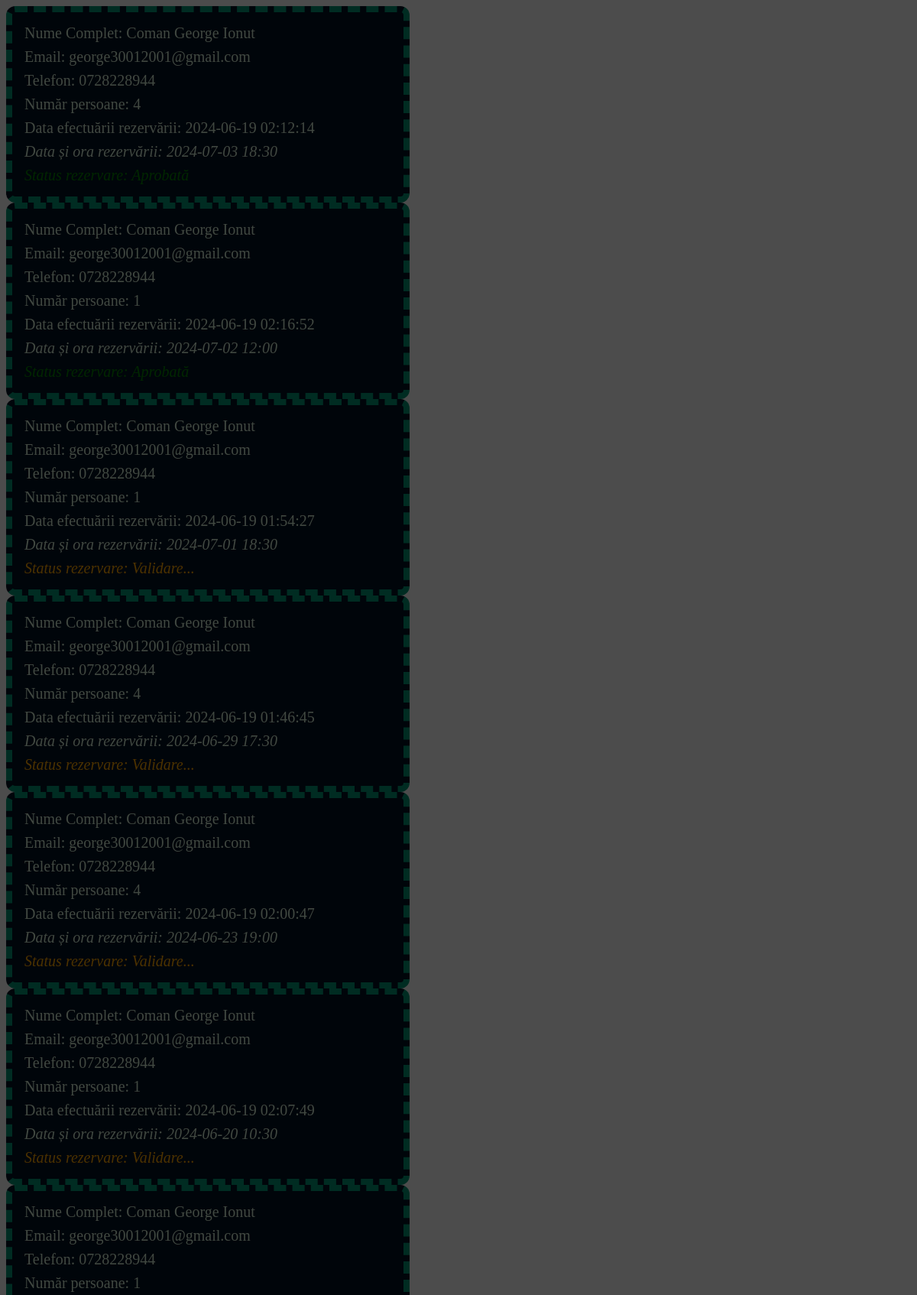
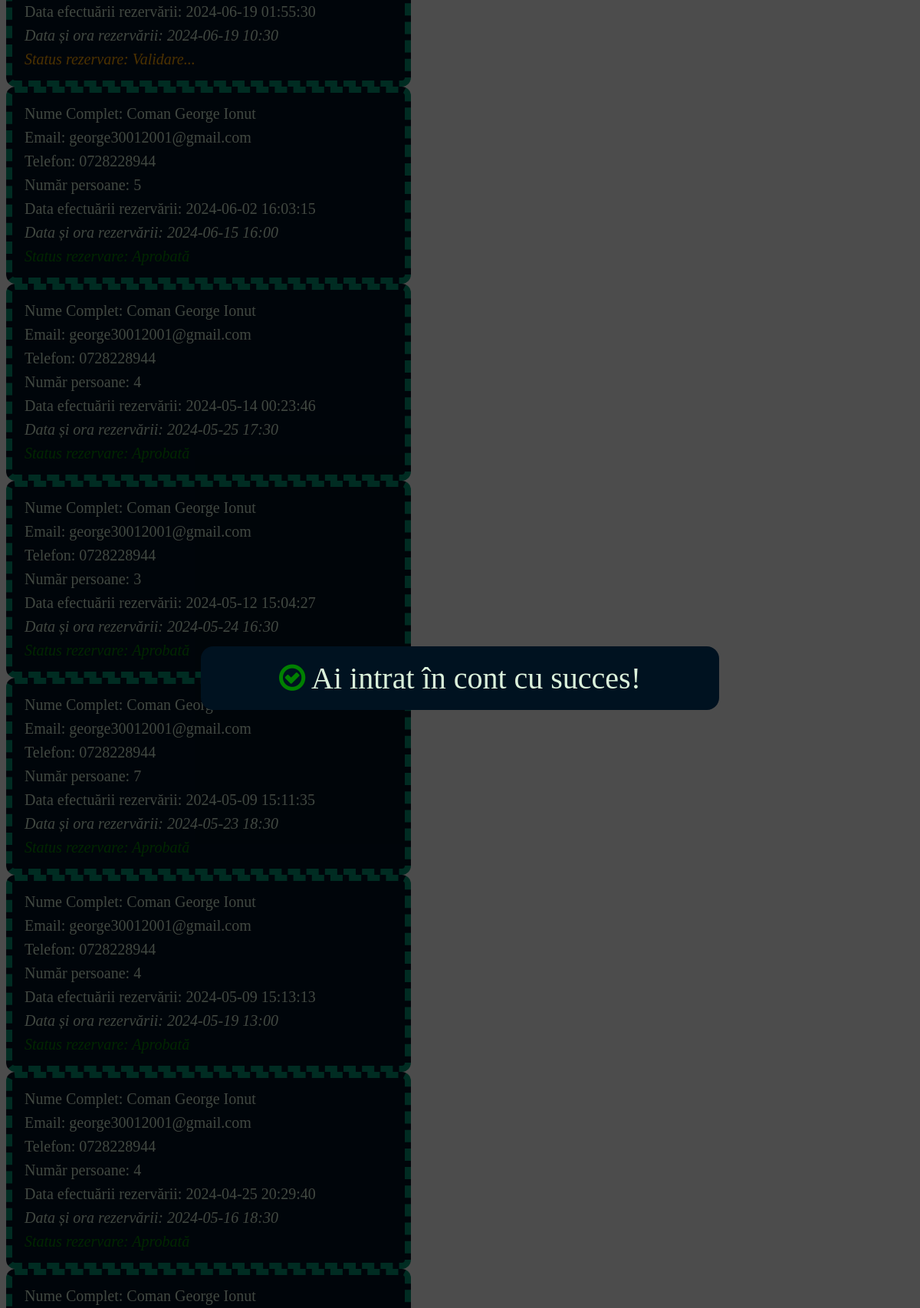
/procesare-rezervarile-mele.php (signed in, upper part), run on the app's committed database (2 pictures, top to bottom).
### tables this page shows
CREATE TABLE `rezervari` (
  `idrezervare` int NOT NULL AUTO_INCREMENT,
  `idcont` int NOT NULL,
  `numar_persoane` int NOT NULL,
  `data_rezervare` date NOT NULL,
  `ora_rezervare` varchar(45) NOT NULL,
  `nume_complet` varchar(255) NOT NULL,
  `telefon_rezervare` varchar(45) NOT NULL,
  `email_rezervare` varchar(255) NOT NULL,
  `status_rezervare` varchar(255) NOT NULL,
  `data_ora_rezervarii` datetime NOT NULL,
  PRIMARY KEY (`idrezervare`),
  KEY `rezervari_fk_1_idx` (`idcont`),
  CONSTRAINT `rezervari_fk_1` FOREIGN KEY (`idcont`) REFERENCES `conturi` (`idcont`) ON DELETE CASCADE ON UPDATE CASCADE
);

### procesare-rezervarile-mele.php (the view, shortened to what this page needs)
<?php
include 'sessionstart.php';
?>
<!DOCTYPE html>
<html lang="en">
<head>
    <link rel="stylesheet" href="https://cdnjs.cloudflare.com/ajax/libs/font-awesome/4.7.0/css/font-awesome.min.css">
</head>
<body>
    <?php
    $result_select_rezervari_utilizator = mysqli_query($conn, "SELECT * FROM rezervari WHERE idcont ='$idCont' ORDER BY data_rezervare DESC LIMIT 20");
    if (mysqli_num_rows($result_select_rezervari_utilizator) > 0) {
        while ($row = mysqli_fetch_assoc($result_select_rezervari_utilizator)) {
            $nume_complet = $row["nume_complet"];
            $email_rezervare = $row["email_rezervare"];
            $telefon_rezervare = $row["telefon_rezervare"];
            $data_rezervare = $row["data_rezervare"];
            $ora_rezervare = $row["ora_rezervare"];
            $status_rezervare = $row["status_rezervare"];
            $numar_persoane = $row["numar_persoane"];
            $data_ora_rezervare = $row["data_ora_rezervarii"]
    ?>
            <div class="rezervare-container">
                <p>Nume Complet: <?php echo $nume_complet; ?></p>
                <p>Email: <?php echo $email_rezervare; ?></p>
                <p>Telefon: <?php echo $telefon_rezervare ?></p>
                <p>Număr persoane: <?php echo $numar_persoane ?></p>
                <p>Data efectuării rezervării: <?php echo $data_ora_rezervare ?></p>
                <p style="font-style: italic;">Data și ora rezervării: <?php echo $data_rezervare; ?> <?php echo $ora_rezervare; ?></p>
                <?php
                if ($status_rezervare === "Validare...") {
                ?>
                    <p style="color:orange;font-style: italic;">Status rezervare: <?php echo $status_rezervare; ?></p>
                <?php
                }
                if ($status_rezervare === "Aprobată") {
                ?>
                    <p style="color:green;font-style: italic;">Status rezervare: <?php echo $status_rezervare; ?></p>
                <?php
                }
                ?>
            </div>
        <?php
        }
    } else {
        ?>
        <div style="font-size:5vh;">
            Nu ai efectutat rezervări!
        </div>
    <?php
    }
    ?>
</body>
</html>

### procesare-rezervarile-mele.php (style rules this page uses)
.rezervare-container { background-color: #001220; color: rgb(219, 241, 219); display: flex; flex-direction: column; width: 60vh; gap: 1vh; padding: 2vh 2vh; text-align: left; border: 1vh #009473 dashed; border-radius: 1.5vh; }
.rezervare-container p { margin: 0; font-size: 2.5vh; }
* { font-family: "Bree Serif", serif; font-weight: 400; font-style: normal; }

### data on the page
rezervari: nume_complet "Coman George Ionut", email_rezervare "george30012001@gmail.com", telefon_rezervare "0728228944", numar_persoane "4", data_ora_rezervarii "2024-06-19 02:12:14", data_rezervare "2024-07-03", ora_rezervare "18:30"
rezervari: nume_complet "Coman George Ionut", email_rezervare "george30012001@gmail.com", telefon_rezervare "0728228944", numar_persoane "1", data_ora_rezervarii "2024-06-19 02:16:52", data_rezervare "2024-07-02", ora_rezervare "12:00"
rezervari: nume_complet "Coman George Ionut", email_rezervare "george30012001@gmail.com", telefon_rezervare "0728228944", numar_persoane "1", data_ora_rezervarii "2024-06-19 01:54:27", data_rezervare "2024-07-01", ora_rezervare "18:30", status_rezervare "Validare..."
rezervari: nume_complet "Coman George Ionut", email_rezervare "george30012001@gmail.com", telefon_rezervare "0728228944", numar_persoane "4", data_ora_rezervarii "2024-06-19 01:46:45", data_rezervare "2024-06-29", ora_rezervare "17:30", status_rezervare "Validare..."
rezervari: nume_complet "Coman George Ionut", email_rezervare "george30012001@gmail.com", telefon_rezervare "0728228944", numar_persoane "4", data_ora_rezervarii "2024-06-19 02:00:47", data_rezervare "2024-06-23", ora_rezervare "19:00", status_rezervare "Validare..."
rezervari: nume_complet "Coman George Ionut", email_rezervare "george30012001@gmail.com", telefon_rezervare "0728228944", numar_persoane "1", data_ora_rezervarii "2024-06-19 02:07:49", data_rezervare "2024-06-20", ora_rezervare "10:30", status_rezervare "Validare..."
rezervari: nume_complet "Coman George Ionut", email_rezervare "george30012001@gmail.com", telefon_rezervare "0728228944", numar_persoane "1", data_ora_rezervarii "2024-06-19 01:55:30", data_rezervare "2024-06-19", ora_rezervare "10:30", status_rezervare "Validare..."
rezervari: nume_complet "Coman George Ionut", email_rezervare "george30012001@gmail.com", telefon_rezervare "0728228944", numar_persoane "5", data_ora_rezervarii "2024-06-02 16:03:15", data_rezervare "2024-06-15", ora_rezervare "16:00"
rezervari: nume_complet "Coman George Ionut", email_rezervare "george30012001@gmail.com", telefon_rezervare "0728228944", numar_persoane "4", data_ora_rezervarii "2024-05-14 00:23:46", data_rezervare "2024-05-25", ora_rezervare "17:30"
rezervari: nume_complet "Coman George Ionut", email_rezervare "george30012001@gmail.com", telefon_rezervare "0728228944", numar_persoane "3", data_ora_rezervarii "2024-05-12 15:04:27", data_rezervare "2024-05-24", ora_rezervare "16:30"
rezervari: nume_complet "Coman George Ionut", email_rezervare "george30012001@gmail.com", telefon_rezervare "0728228944", numar_persoane "7", data_ora_rezervarii "2024-05-09 15:11:35", data_rezervare "2024-05-23", ora_rezervare "18:30"
rezervari: nume_complet "Coman George Ionut", email_rezervare "george30012001@gmail.com", telefon_rezervare "0728228944", numar_persoane "4", data_ora_rezervarii "2024-05-09 15:13:13", data_rezervare "2024-05-19", ora_rezervare "13:00"
rezervari: nume_complet "Coman George Ionut", email_rezervare "george30012001@gmail.com", telefon_rezervare "0728228944", numar_persoane "4", data_ora_rezervarii "2024-04-25 20:29:40", data_rezervare "2024-05-16", ora_rezervare "18:30"
rezervari: nume_complet "Coman George Ionut"

### other printed values
$_SESSION["success-login"] "Ai intrat în cont cu succes!"
